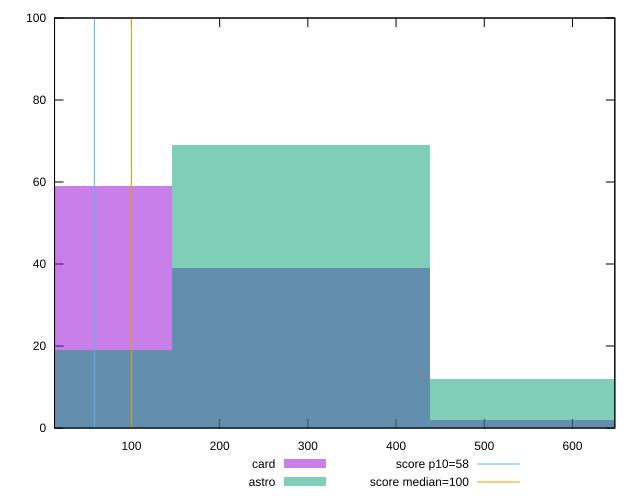

Source code (gnuplot):
reset

$card <<EOF
0 59
292.09460710386935 39
584.1892142077387 2
EOF

$astro <<EOF
0 19
292.09460710386935 69
584.1892142077387 12
EOF

set key outside below
set boxwidth 292.09460710386935
set xrange [12.8:647.9999999999993]
set yrange [0:100]
set trange [0:100]
set style fill transparent solid 0.5 noborder

set parametric
set terminal svg size 640, 500 enhanced background rgb 'white'
set output "reports/report_00028_2021-02-24T12-49-42.674Z/estimated-input-latency/comparison/histogram/2_vs_3.svg"

plot $card title "card" with boxes, \
     $astro title "astro" with boxes, \
     58,t title "score p10=58", \
     100,t title "score median=100"

reset
